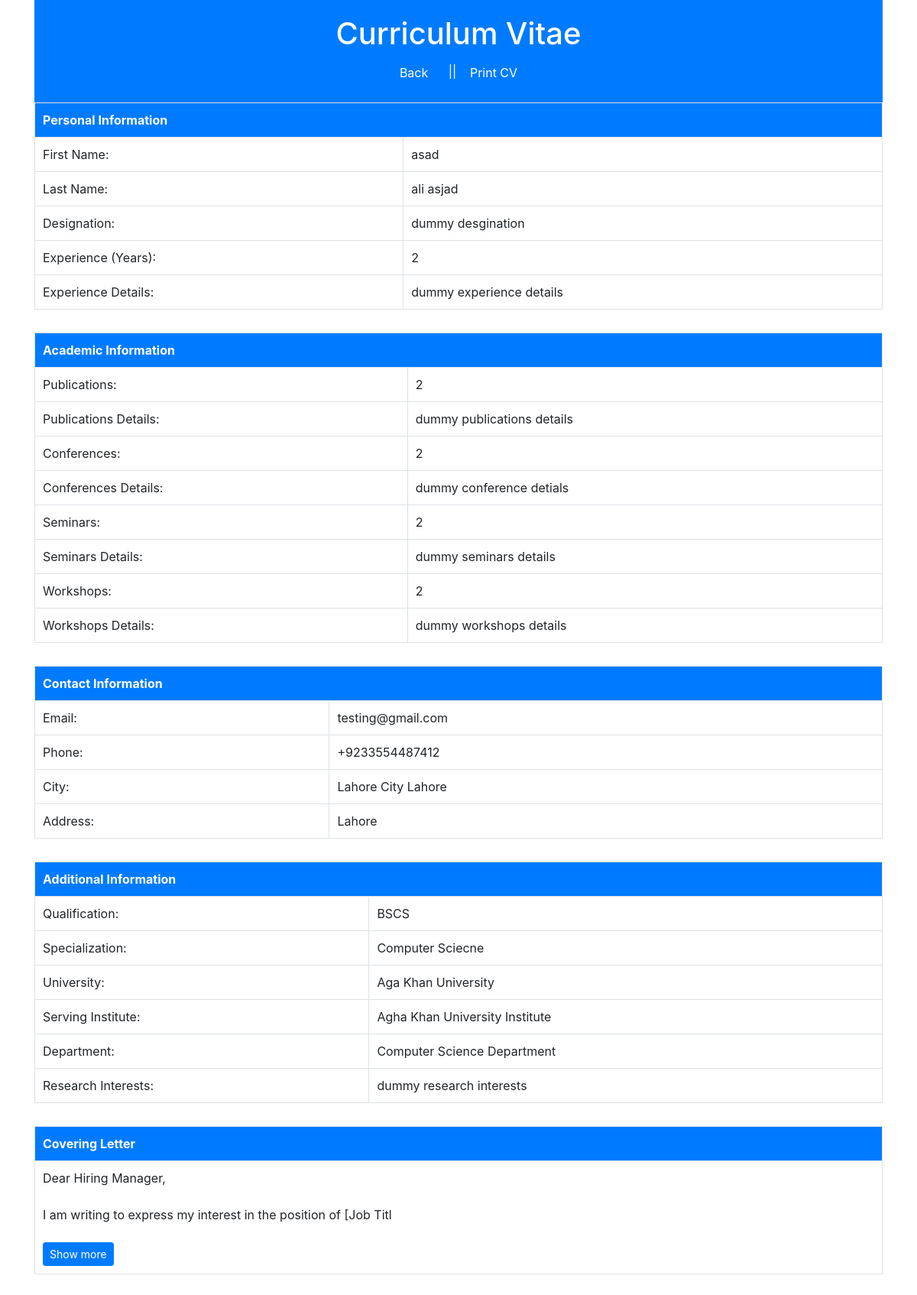
The app's page /faculty/cv.php (signed in) with its own data.
### tables this page shows
CREATE TABLE `teachers` (
  `id` int(11) NOT NULL,
  `fname` varchar(50) DEFAULT NULL,
  `lname` varchar(50) DEFAULT NULL,
  `designation` varchar(100) DEFAULT NULL,
  `experience` int(11) DEFAULT NULL,
  `experience_details` longtext NOT NULL,
  `publications` int(11) NOT NULL,
  `publications_details` longtext NOT NULL,
  `conferences` int(11) NOT NULL,
  `conferences_details` longtext NOT NULL,
  `seminars` int(11) NOT NULL,
  `seminars_details` longtext NOT NULL,
  `workshops` int(11) NOT NULL,
  `workshops_details` longtext NOT NULL,
  `email` varchar(100) DEFAULT NULL,
  `city` varchar(255) NOT NULL,
  `gender` enum('Male','Female','Other') NOT NULL,
  `address` varchar(255) NOT NULL,
  `password` varchar(255) DEFAULT NULL,
  `phone` varchar(20) DEFAULT NULL,
  `qualification` varchar(100) DEFAULT NULL,
  `specialization` varchar(100) DEFAULT NULL,
  `hec_university` text NOT NULL,
  `serving_institute` varchar(100) DEFAULT NULL,
  `department` varchar(100) DEFAULT NULL,
  `research_interest` varchar(1000) NOT NULL,
  `coveringLetter` text DEFAULT NULL,
  `CV` varchar(255) DEFAULT NULL,
  `created_at` timestamp NOT NULL DEFAULT current_timestamp(),
  `updated_at` timestamp NOT NULL DEFAULT current_timestamp() ON UPDATE current_timestamp()
);

### faculty/cv.php (the view, shortened to what this page needs)
<?php
require_once "../db_connect.php";
$teacher_id = $_SESSION['id'];
$sql = "SELECT * FROM teachers WHERE id = '$teacher_id'";
$db_result = mysqli_query($conn, $sql);
if ($db_result && mysqli_num_rows($db_result) > 0) {
    $row = mysqli_fetch_assoc($db_result);
    $fname = $row['fname'];
    $lname = $row['lname'];
    $designation = $row['designation'];
    $experience = $row['experience'];
    $experience_details = $row['experience_details'];
    $publications = $row['publications'];
    $publications_details = $row['publications_details'];
    $conferences = $row['conferences'];
    $conferences_details = $row['conferences_details'];
    $seminars = $row['seminars'];
    $seminars_details = $row['seminars_details'];
    $workshops = $row['workshops'];
    $workshops_details = $row['workshops_details'];
    $city = $row['city'];
    $address = $row['address'];
    $email = $row['email'];
    $phone = $row['phone'];
    $qualification = $row['qualification'];
    $specialization = $row['specialization'];
    $university = $row['hec_university'];
    $serving_institute = $row['serving_institute'];
    $department = $row['department'];
    $research_interest = $row['research_interest'];
    $coveringLetter = $row['coveringLetter'];
} else {
    $msg = "<p class='text text-center text-danger font-weight-bold'>Error: Unable to fetch teacher data from the database.</p>";
    exit();
}
?>
<!DOCTYPE html>
<html lang="en">
<head>
    <link rel="stylesheet" href="https://stackpath.bootstrapcdn.com/bootstrap/4.5.2/css/bootstrap.min.css">
</head>
<body>
    <div class="container">
        <div class="cv-header">
            <h1>Curriculum Vitae</h1>
            <a href="profile-registration.php" class="btn btn-primary hide-on-print">Back</a>
            &nbsp; ||
            <button class="btn btn-primary hide-on-print" id="printButton">Print CV</button>
        </div>
        <table class="cv-table">
            <tr>
                <th colspan="2">Personal Information</th>
            </tr>
            <tr>
                <td>First Name:</td>
                <td><?= $fname ?></td>
            </tr>
            <tr>
                <td>Last Name:</td>
                <td><?= $lname ?></td>
            </tr>
            <tr>
                <td>Designation:</td>
                <td><?= $designation ?></td>
            </tr>
            <tr>
                <td>Experience (Years):</td>
                <td><?= $experience ?></td>
            </tr>
            <tr>
                <td>Experience Details:</td>
                <td><?= nl2br($experience_details) ?></td>
            </tr>
        </table>
        <table class="cv-table">
            <tr>
                <th colspan="2">Academic Information</th>
            </tr>
            <tr>
                <td>Publications:</td>
                <td><?= $publications ?></td>
            </tr>
            <tr>
                <td>Publications Details:</td>
                <td><?= nl2br($publications_details) ?></td>
            </tr>
            <tr>
                <td>Conferences:</td>
                <td><?= $conferences ?></td>
            </tr>
            <tr>
                <td>Conferences Details:</td>
                <td><?= nl2br($conferences_details) ?></td>
            </tr>
            <tr>
                <td>Seminars:</td>
                <td><?= $seminars ?></td>
            </tr>
            <tr>
                <td>Seminars Details:</td>
                <td><?= nl2br($seminars_details) ?></td>
            </tr>
            <tr>
                <td>Workshops:</td>
                <td><?= $workshops ?></td>
            </tr>
            <tr>
                <td>Workshops Details:</td>
                <td><?= nl2br($workshops_details) ?></td>
            </tr>
        </table>
        <table class="cv-table">
            <tr>
                <th colspan="2">Contact Information</th>
            </tr>
            <tr>
                <td>Email:</td>
                <td><?= $email ?></td>
            </tr>
            <tr>
                <td>Phone:</td>
                <td><?= $phone ?></td>
            </tr>
            <tr>
                <td>City:</td>
                <td><?= $city ?></td>
            </tr>
            <tr>
                <td>Address:</td>
                <td><?= nl2br($address) ?></td>
            </tr>
        </table>
        <table class="cv-table">
            <tr>
                <th colspan="2">Additional Information</th>
            </tr>
            <tr>
                <td>Qualification:</td>
                <td><?= $qualification ?></td>
            </tr>
            <tr>
                <td>Specialization:</td>
                <td><?= $specialization ?></td>
            </tr>
            <tr>
                <td>University:</td>
                <td><?= $university ?></td>
            </tr>
            <tr>
                <td>Serving Institute:</td>
                <td><?= $serving_institute ?></td>
            </tr>
            <tr>
                <td>Department:</td>
                <td><?= $department ?></td>
            </tr>
            <tr>
                <td>Research Interests:</td>
                <td><?= nl2br($research_interest) ?></td>
            </tr>
        </table>
        <table class="cv-table">
            <tr>
                <th colspan="2">Covering Letter</th>
            </tr>
            <tr>
                <td colspan="2">
                    <div id="coveringLetterContent">
                        <?= substr(nl2br(html_entity_decode($coveringLetter)), 0, 100) ?>
                    </div>
                    <?php if (strlen($coveringLetter) > 100) : ?>
                        <br>
                        <button id="showMoreButton" class="hide-on-print btn btn-primary btn-sm">Show more</button>
                    <?php endif; ?>
                </td>
            </tr>
        </table>
    </div>
</body>
</html>

### faculty/cv.php (style rules this page uses)
.cv-header { background-color: #007bff; color: #fff; padding: 20px; text-align: center; }
.cv-table { width: 100%; margin-bottom: 30px; }
.cv-table th, .cv-table td { padding: 10px; border: 1px solid #dee2e6; }
.cv-table th { background-color: #007bff; color: #fff; text-align: left; }

### records on screen
teachers: fname "asad", lname "ali asjad", designation "dummy desgination", experience "2", experience_details "dummy experience details", publications "2", publications_details "dummy publications details", conferences "2", conferences_details "dummy conference detials", seminars "2", seminars_details "dummy seminars details", workshops "2", workshops_details "dummy workshops details", email "testing@gmail.com", phone "+9233554487412", city "Lahore City Lahore", address "Lahore", qualification "BSCS", specialization "Computer Sciecne", hec_university "Aga Khan University", serving_institute "Agha Khan University Institute", department "Computer Science Department", research_interest "dummy research interests", coveringLetter "Dear Hiring Manager, I am writing to express my interest in the position of [Job Titl"
